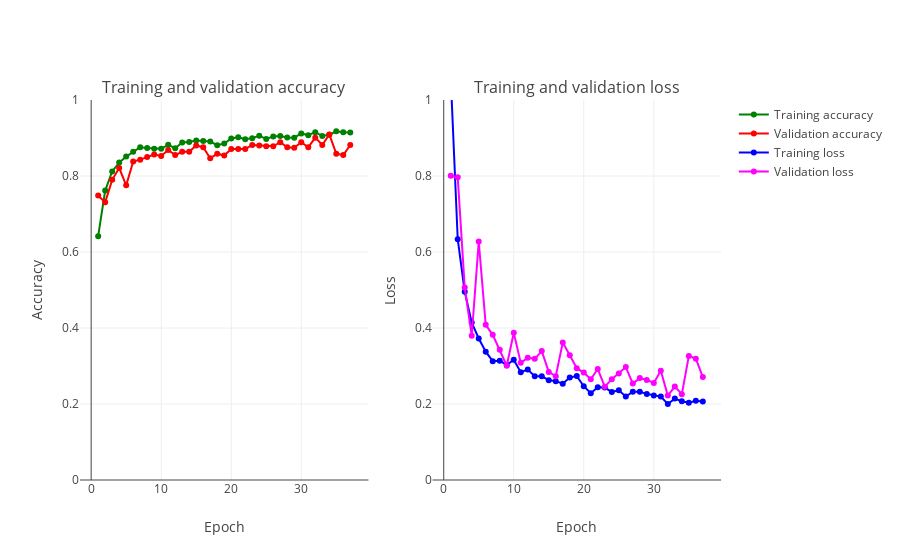

The code cell stored with this chart in its notebook:
### Markdown cell above
**6.Optimized Model Evaluation**
The plot for the above accuracy and loss for training and validation set is depicted below.

### Code cell
plot_accuracy_and_loss(train_model_details)

### Figure 1 — Plotly figure (JSON) as saved in the notebook; plotly's stock layout.template omitted (floating-point values rounded to 4 significant figures)
{"data": [{"marker": {"color": "Green"}, "mode": "markers+lines", "name": "Training accuracy", "text": ["1", "2", "3", "4", "5", "6", "7", "8", "9", "10", "11", "12", "13", "14", "15", "16", "17", "18", "19", "20", "21", "22", "23", "24", "25", "26", "27", "28", "29", "30", "31", "32", "33", "34", "35", "36", "37"], "x": [1, 2, 3, 4, 5, 6, 7, 8, 9, 10, 11, 12, 13, 14, 15, 16, 17, 18, 19, 20, 21, 22, 23, 24, 25, 26, 27, 28, 29, 30, 31, 32, 33, 34, 35, 36, 37], "y": [0.6416, 0.7616, 0.812, 0.8353, 0.851, 0.864, 0.8758, 0.874, 0.8719, 0.8716, 0.8821, 0.8731, 0.8885, 0.8894, 0.8933, 0.8924, 0.8906, 0.8812, 0.8855, 0.8988, 0.9018, 0.8966, 0.8997, 0.906, 0.8976, 0.9042, 0.9054, 0.9015, 0.9009, 0.9121, 0.9075, 0.9154, 0.9051, 0.9087, 0.9175, 0.9154, 0.9148], "type": "scatter", "uid": "56d8ce57-9a54-4238-9e00-f082c56afda5", "xaxis": "x", "yaxis": "y"}, {"marker": {"color": "Red"}, "mode": "markers+lines", "name": "Validation accuracy", "text": ["1", "2", "3", "4", "5", "6", "7", "8", "9", "10", "11", "12", "13", "14", "15", "16", "17", "18", "19", "20", "21", "22", "23", "24", "25", "26", "27", "28", "29", "30", "31", "32", "33", "34", "35", "36", "37"], "x": [1, 2, 3, 4, 5, 6, 7, 8, 9, 10, 11, 12, 13, 14, 15, 16, 17, 18, 19, 20, 21, 22, 23, 24, 25, 26, 27, 28, 29, 30, 31, 32, 33, 34, 35, 36, 37], "y": [0.7488, 0.7307, 0.7899, 0.8213, 0.7754, 0.8382, 0.843, 0.8502, 0.8563, 0.8527, 0.8684, 0.8551, 0.8635, 0.8635, 0.8804, 0.8756, 0.8466, 0.8587, 0.8539, 0.8708, 0.8708, 0.8708, 0.8816, 0.8804, 0.878, 0.878, 0.8889, 0.8756, 0.8744, 0.8889, 0.8756, 0.901, 0.8816, 0.9094, 0.8587, 0.8551, 0.8816], "type": "scatter", "uid": "17ebc59d-7c21-4748-9900-be1a16a1ec4b", "xaxis": "x", "yaxis": "y"}, {"marker": {"color": "Blue"}, "mode": "markers+lines", "name": "Training loss", "text": ["1", "2", "3", "4", "5", "6", "7", "8", "9", "10", "11", "12", "13", "14", "15", "16", "17", "18", "19", "20", "21", "22", "23", "24", "25", "26", "27", "28", "29", "30", "31", "32", "33", "34", "35", "36", "37"], "x": [1, 2, 3, 4, 5, 6, 7, 8, 9, 10, 11, 12, 13, 14, 15, 16, 17, 18, 19, 20, 21, 22, 23, 24, 25, 26, 27, 28, 29, 30, 31, 32, 33, 34, 35, 36, 37], "y": [1.061, 0.6337, 0.4955, 0.4142, 0.3725, 0.3378, 0.3127, 0.3139, 0.3027, 0.3167, 0.2838, 0.2905, 0.2729, 0.2733, 0.2627, 0.2602, 0.2535, 0.2698, 0.2735, 0.2468, 0.2283, 0.2438, 0.2432, 0.2316, 0.236, 0.2197, 0.2325, 0.232, 0.2266, 0.2225, 0.2196, 0.2, 0.2142, 0.2073, 0.2033, 0.2083, 0.2063], "type": "scatter", "uid": "0dc4670c-01cc-438f-95ea-397a7dad5141", "xaxis": "x2", "yaxis": "y2"}, {"marker": {"color": "Magenta"}, "mode": "markers+lines", "name": "Validation loss", "text": ["1", "2", "3", "4", "5", "6", "7", "8", "9", "10", "11", "12", "13", "14", "15", "16", "17", "18", "19", "20", "21", "22", "23", "24", "25", "26", "27", "28", "29", "30", "31", "32", "33", "34", "35", "36", "37"], "x": [1, 2, 3, 4, 5, 6, 7, 8, 9, 10, 11, 12, 13, 14, 15, 16, 17, 18, 19, 20, 21, 22, 23, 24, 25, 26, 27, 28, 29, 30, 31, 32, 33, 34, 35, 36, 37], "y": [0.8007, 0.7964, 0.5068, 0.3796, 0.6275, 0.4084, 0.382, 0.3427, 0.3006, 0.3876, 0.3082, 0.3214, 0.3189, 0.3393, 0.2844, 0.273, 0.3618, 0.3281, 0.2943, 0.2826, 0.265, 0.2921, 0.2456, 0.2655, 0.2801, 0.2972, 0.2538, 0.2682, 0.2634, 0.2552, 0.2877, 0.2221, 0.246, 0.2258, 0.3263, 0.3193, 0.2707], "type": "scatter", "uid": "f543403d-fa0b-426e-a15b-22e3893fe65d", "xaxis": "x2", "yaxis": "y2"}], "layout": {"annotations": [{"font": {"size": 16}, "showarrow": false, "text": "Training and validation accuracy", "x": 0.225, "xanchor": "center", "xref": "paper", "y": 1, "yanchor": "bottom", "yref": "paper"}, {"font": {"size": 16}, "showarrow": false, "text": "Training and validation loss", "x": 0.775, "xanchor": "center", "xref": "paper", "y": 1, "yanchor": "bottom", "yref": "paper"}], "xaxis": {"anchor": "y", "domain": [0, 0.45], "title": "Epoch"}, "yaxis": {"anchor": "x", "domain": [0, 1], "title": "Accuracy", "range": [0, 1]}, "xaxis2": {"anchor": "y2", "domain": [0.55, 1], "title": "Epoch"}, "yaxis2": {"anchor": "x2", "domain": [0, 1], "title": "Loss", "range": [0, 1]}}}
